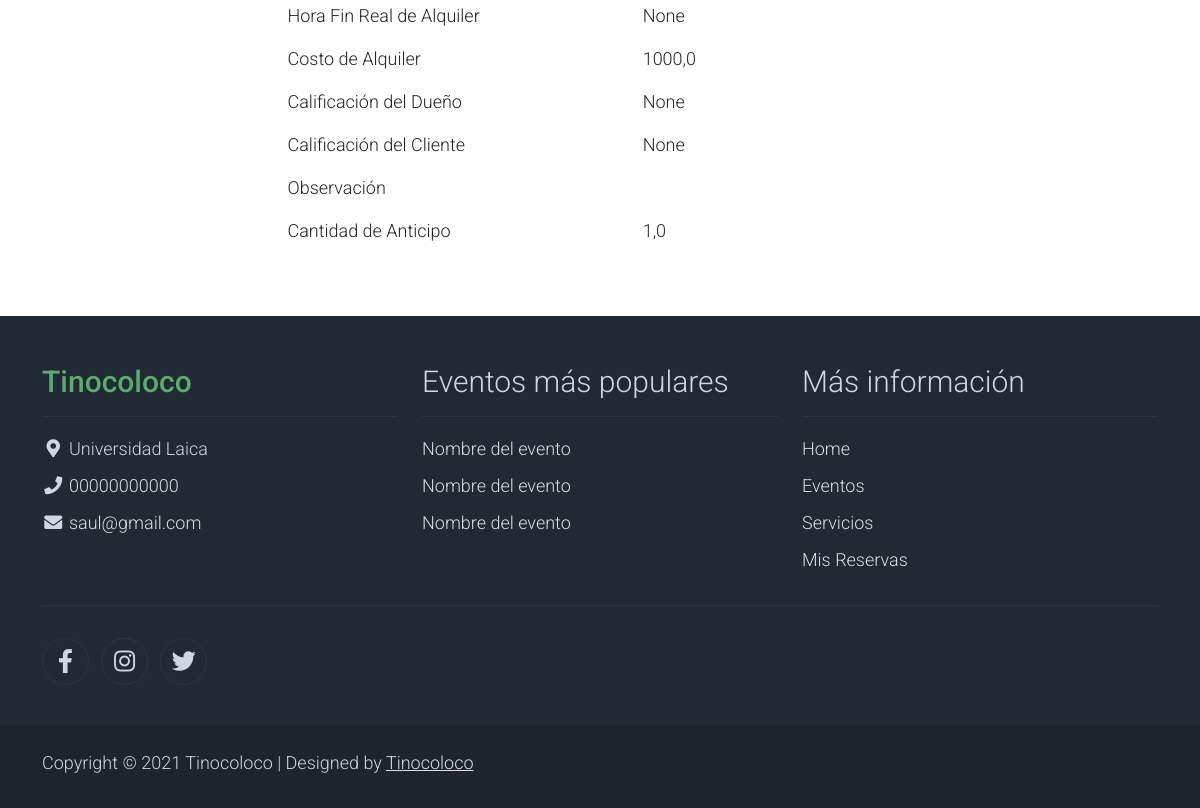
The app's page /alquileres/3/ (lower part), older data.
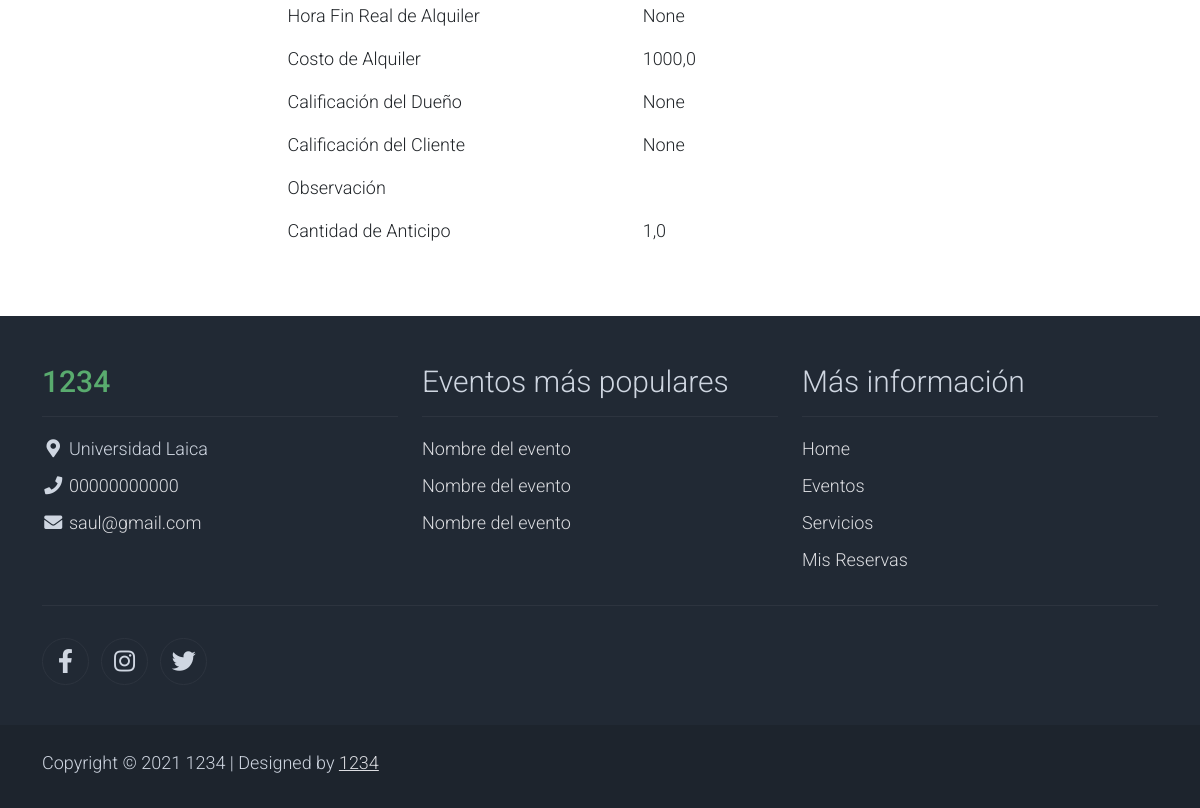
The same page, newer data.
### alquileres/models/alquiler.py (models this page shows, shortened)
class Alquiler(models.Model):
    class Meta:
        verbose_name = "Alquiler"
        verbose_name_plural = "Alquileres"
    ESTADO_ALQUILER_CHOICES = [
        ("pendiente", "Pendiente"),
        ("confirmado", "Confirmado"),
        ("completado", "Completado"),
        ("cancelado", "Cancelado"),
    ]
    cliente = models.ForeignKey(User, on_delete=models.CASCADE, verbose_name="Cliente")
    evento = models.ForeignKey(Evento, on_delete=models.CASCADE, verbose_name="Evento")
    fecha_alquiler = models.DateField(verbose_name="Fecha de reserva")
    fecha_creacion = models.DateField(
        auto_now_add=True, verbose_name="Fecha de Creación"
    )
    hora_inicio_alquiler = models.TimeField(
        verbose_name="Hora de Inicio de reserva"
    )
    hora_fin_planificada_alquiler = models.TimeField(
        verbose_name="Hora Fin Planificada de reserva"
    )
    hora_fin_real_alquiler = models.TimeField(
        null=True, blank=True, verbose_name="Hora Fin Real de reserva"
    )
    calificacion_dueno = models.OneToOneField(
        "CalificacionAlquiler",
        on_delete=models.CASCADE,
        related_name="calificacion_dueno",
        null=True,
        blank=True,
        verbose_name="Calificación del Dueño",
    )
    calificacion_cliente = models.OneToOneField(
        "CalificacionAlquiler",
        on_delete=models.CASCADE,
        related_name="calificacion_cliente",
        null=True,
        blank=True,
        verbose_name="Calificación del Cliente",
    )
    observacion = models.CharField(
        max_length=500, blank=True, default="", verbose_name="Observación"
    )
    cantidad_anticipo = models.FloatField(
        default=0.0, verbose_name="Cantidad de Anticipo"
    )
    promociones = models.ManyToManyField(
        Promocion, blank=True, related_name="alquileres", verbose_name="Promociones"
    )
    estado_de_alquiler = models.CharField(
        max_length=20,
        choices=ESTADO_ALQUILER_CHOICES,
        default="pendiente",
        verbose_name="Estado de reserva",
    )
    codigo_confirmacion = models.CharField(
        max_length=10, blank=True, default="", verbose_name="Código de Confirmación"
    )
    correo_electronico_verificado = models.BooleanField(
        default=False, verbose_name="Correo Electrónico Verificado"
    )
    @property
    def costo_alquiler(self):
        costo = self.evento.valor_referencial
        for servicio_reserva in self.servicios_reserva.all():
            costo += servicio_reserva.valor_unidad * servicio_reserva.cantidad
        return costo

### eventos/models/evento.py (models this page shows)
class Evento(models.Model):
    class Meta:
        verbose_name = 'Evento'
        verbose_name_plural = 'Eventos'
    nombre = models.CharField(max_length=100, default='Nombre del evento', verbose_name='Nombre')
    descripcion = models.CharField(max_length=500, default='Descripción del evento', verbose_name='Descripción')
    valor_referencial = models.FloatField(default=0.0, verbose_name='Valor Referencial')
    numero_horas_permitidas = models.IntegerField(default=0, verbose_name='Número de Horas Permitidas')
    valor_extra_hora = models.FloatField(default=0.0, verbose_name='Valor Extra por Hora')
    tipo_evento = models.ForeignKey(TipoEvento, on_delete=models.CASCADE, verbose_name='Tipo de Evento')
    def __str__(self) -> str:
        return f"{self.nombre}"

### negocio/models.py (models this page shows, shortened)
class ConfiguracionNegocio(models.Model):
    class Meta:
        verbose_name = "Configuración del Negocio"
        verbose_name_plural = "Configuraciones del Negocio"
    nombre = models.CharField(max_length=100, verbose_name="Nombre")
    logo = CloudinaryField("Logo", blank=True, null=True)
    direccion = models.CharField(max_length=200, verbose_name="Dirección")
    correo = models.EmailField(verbose_name="Correo Electrónico")
    telefono = models.CharField(max_length=15, verbose_name="Teléfono")
    pagina_web = models.URLField(blank=True, null=True, verbose_name="Página Web")
    red_social_facebook = models.URLField(
        blank=True, null=True, verbose_name="Red Social Facebook"
    )
    red_social_x = models.URLField(blank=True, null=True, verbose_name="Red Social X")
    red_social_instagram = models.URLField(
        blank=True, null=True, verbose_name="Red Social Instagram"
    )
    nombre_banco = models.CharField(max_length=50, verbose_name="Nombre del Banco")
    tipo_cuenta = models.CharField(max_length=20, verbose_name="Tipo de Cuenta")
    numero_cuenta = models.CharField(max_length=20, verbose_name="Número de Cuenta")
    objects = ConfiguracionNegocioManager()

### alquileres/views.py (the view)
# urls.py: path("<int:id>/", views.alquiler_detalle, name="alquiler_detalle"),
def alquiler_detalle(request, id):
    alquiler = Alquiler.objects.filter(id=id).first()
    if not alquiler:
        messages.warning(request, "Alquiler no encontrado")
        return redirect("alquileres:alquileres")
    if request.method == "GET":
        fotos = alquiler.fotos.all()
        formulario = ConfirmarAlquilerFormulario(alquiler=alquiler)  # Usa 'instance' aquí
        return render(
            request,
            "alquileres/detalle_alquiler.html",
            {"alquiler": alquiler, "fotos": fotos, "formulario": formulario},
        )

### core/contex_processors.py (called while the page is built)
def configuracion_negocio_context(request):
    return {"configuracion_negocio": ConfiguracionNegocio.objects.first()}

def eventos_mas_gustados_context(request):
    eventos_mas_gustados = Evento.objects.annotate(
        promedio_calificacion=Avg("calificacion_evento__calificacion")
    ).order_by("-promedio_calificacion")[:5]
    return {"eventos_mas_gustados": eventos_mas_gustados}

### alquileres/templates/alquileres/detalle_alquiler.html (shortened to what this page needs)
{% extends "alquileres/layout/base.html" %}
{% block content %}
  {% load crispy_forms_tags %}
  <section class=" py-5">
    <div class="container">
      <div class="row"
           style="display: flex;
                  justify-content: center;
                  align-items: start;
                  gap: 2em;
                  position: relative">
        <div class="col-lg-7 mt-5">
          <table class="table table-borderless" style="width: 100%;">
            <tbody>
              <tr>
                <td>Hora Fin Real de Alquiler</td>
                <td>{{ alquiler.hora_fin_real_alquiler }}</td>
              </tr>
              <tr>
                <td>Costo de Alquiler</td>
                <td>{{ alquiler.costo_alquiler }}</td>
              </tr>
              <tr>
                <td>Calificación del Dueño</td>
                <td>{{ alquiler.calificacion_dueno }}</td>
              </tr>
              <tr>
                <td>Calificación del Cliente</td>
                <td>{{ alquiler.calificacion_cliente }}</td>
              </tr>
              <tr>
                <td>Observación</td>
                <td>{{ alquiler.observacion }}</td>
              </tr>
              <tr>
                <td>Cantidad de Anticipo</td>
                <td>{{ alquiler.cantidad_anticipo }}</td>
              </tr>
            </tbody>
          </table>
        </div>
      </div>
    </div>
  </section>
{% endblock %}

### alquileres/templates/alquileres/layout/base.html (shortened to what this page needs)
{% load static %}
<!DOCTYPE html>
<html lang="en">
{% include 'core/components/layout/head.html' %}
<body>
    {% block content %}
    {% endblock %}
    {% include 'core/components/layout/footer.html' %}
</body>
</html>

### core/templates/core/components/layout/head.html (shortened to what this page needs)
{% load static %}
<head>
    <link rel="stylesheet" href="{% static 'css/bootstrap.min.css' %}">
    <link rel="stylesheet" href="{% static 'css/templatemo.css' %}">
    <link rel="stylesheet" href="{% static 'css/custom.css' %}">
    <link rel="stylesheet" href="{% static 'css/fontawesome.min.css' %}">
</head>

### core/templates/core/components/utils/carrucel.html (shortened to what this page needs)
{% load static %}

### core/templates/core/components/layout/footer.html (shortened to what this page needs)
{% load static %}
<footer class="bg-dark" id="tempaltemo_footer">
    <div class="container">
        <div class="row">
            <div class="col-md-4 pt-5">
                <h2 class="h2 text-success border-bottom pb-3 border-light logo">{{ configuracion_negocio.nombre }}</h2>
                <ul class="list-unstyled text-light footer-link-list">
                    <li>
                        <i class="fas fa-map-marker-alt fa-fw"></i>
                        {{ configuracion_negocio.direccion }}
                    </li>
                    <li>
                        <i class="fa fa-phone fa-fw"></i>
                        <a class="text-decoration-none" href="tel:{{ configuracion_negocio.telefono }}">{{ configuracion_negocio.telefono }}</a>
                    </li>
                    <li>
                        <i class="fa fa-envelope fa-fw"></i>
                        <a class="text-decoration-none" href="mailto:{{ configuracion_negocio.correo }}">{{ configuracion_negocio.correo }}</a>
                    </li>
                </ul>
            </div>
            <div class="col-md-4 pt-5">
                <h2 class="h2 text-light border-bottom pb-3 border-light">Eventos más populares</h2>
                <ul class="list-unstyled text-light footer-link-list">
                    {% for evento in eventos_mas_gustados %}
                        <li>
                            <a class="text-decoration-none" href="{% url 'eventos:evento_detalle' evento.id %}">{{ evento.nombre }}</a>
                        </li>
                    {% endfor %}
                </ul>
            </div>
            <div class="col-md-4 pt-5">
                <h2 class="h2 text-light border-bottom pb-3 border-light">Más información</h2>
                <ul class="list-unstyled text-light footer-link-list">
                    <li>
                        <a class="text-decoration-none" href="{% url 'core:home' %}">Home</a>
                    </li>
                    <li>
                        <a class="text-decoration-none" href="{% url 'eventos:eventos' %}">Eventos</a>
                    </li>
                    <li>
                        <a class="text-decoration-none" href="{% url 'servicios:servicios' %}">Servicios</a>
                    </li>
                    <li>
                        <a class="text-decoration-none" href="{% url 'alquileres:alquileres' %}">
                            {% if request.user.is_superuser %}
                                Reservas de eventos
                            {% else %}
                                Mis Reservas
                            {% endif %}
                        </a>
                    </li>
                </ul>
            </div>
        </div>
        <div class="row text-light mb-4">
            <div class="col-12 mb-3">
                <div class="w-100 my-3 border-top border-light"></div>
            </div>
            <div class="col-auto me-auto">
                <ul class="list-inline text-left footer-icons">
                    <li class="list-inline-item border border-light rounded-circle text-center">
                        <a class="text-light text-decoration-none"
                           target="_blank"
                           href="{% if configuracion_negocio.red_social_facebook %}{{ configuracion_negocio.red_social_facebook }}{% else %}# {% endif %}">
                            <i class="fab fa-facebook-f fa-lg fa-fw"></i>
                        </a>
                    </li>
                    <li class="list-inline-item border border-light rounded-circle text-center">
                        <a class="text-light text-decoration-none"
                           target="_blank"
                           href="{% if configuracion_negocio.red_social_instagram %}{{ configuracion_negocio.red_social_instagram }}{% else %}# {% endif %}">
                            <i class="fab fa-instagram fa-lg fa-fw"></i>
                        </a>
                    </li>
                    <li class="list-inline-item border border-light rounded-circle text-center">
                        <a class="text-light text-decoration-none"
                           target="_blank"
                           href="{% if configuracion_negocio.red_social_x %}{{ configuracion_negocio.red_social_x }}{% else %}# {% endif %}">
                            <i class="fab fa-twitter fa-lg fa-fw"></i>
                        </a>
                    </li>
                </ul>
            </div>
        </div>
    </div>
    <div class="w-100 bg-black py-3">
        <div class="container">
            <div class="row pt-2">
                <div class="col-12">
                    <p class="text-left text-light">
                        Copyright &copy; 2021 {{ configuracion_negocio.nombre }}
                        | Designed by <a rel="sponsored" href="https://templatemo.com" target="_blank">{{ configuracion_negocio.nombre }}</a>
                    </p>
                </div>
            </div>
        </div>
    </div>
</footer>

### static/css/templatemo.css (style rules this page uses)
body, ul, li, p, a, label, input, div { font-family: 'Roboto', sans-serif; font-size: 18px !important; font-weight: 300 !important; }
.h2 { font-family: 'Roboto', sans-serif; font-size: 30px !important; font-weight: 300; }
.logo { font-weight: 500 !important; }
.text-success { color: #59ab6e !important; }
.text-light { color: #cfd6e1 !important; }
.bg-dark { background-color: #212934 !important; }
.bg-black { background-color: #1d242d !important; }
#tempaltemo_footer a { color: #dcdde1; }
#tempaltemo_footer ul.footer-link-list li { padding-top: 10px; }
#tempaltemo_footer ul.footer-icons li { width: 2.6em; height: 2.6em; line-height: 2.6em; }
#tempaltemo_footer .border-light { border-color: #2d343f !important; }

Row changes from the older to the newer data that the page shows:
changed ConfiguracionNegocio "Universidad Laica": nombre "Tinocoloco" → "1234"
shown differently, row unchanged: Evento (number 3 of 3 on the later page): moves down the list
